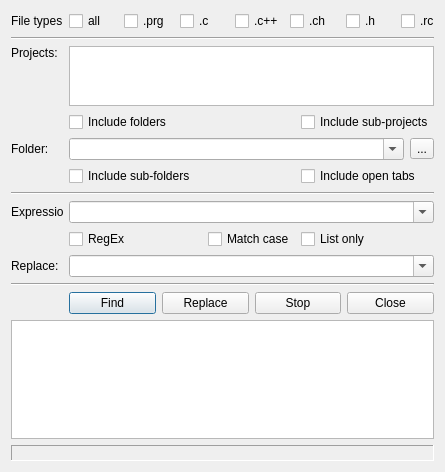
<?xml version="1.0" encoding="UTF-8"?>
<ui version="4.0">
 <class>FindReplInFiles</class>
 <widget class="QDialog" name="FindReplInFiles">
  <property name="geometry">
   <rect>
    <x>0</x>
    <y>0</y>
    <width>422</width>
    <height>472</height>
   </rect>
  </property>
  <property name="sizePolicy">
   <sizepolicy hsizetype="Fixed" vsizetype="Preferred">
    <horstretch>0</horstretch>
    <verstretch>0</verstretch>
   </sizepolicy>
  </property>
  <property name="maximumSize">
   <size>
    <width>16777215</width>
    <height>16777215</height>
   </size>
  </property>
  <property name="windowTitle">
   <string>Find &amp; Replace in Files</string>
  </property>
  <property name="styleSheet">
   <string notr="true">font: 8pt &quot;Arial&quot;;</string>
  </property>
  <layout class="QGridLayout" name="gridLayout">
   <item row="2" column="0">
    <widget class="QLabel" name="labelProjects">
     <property name="maximumSize">
      <size>
       <width>52</width>
       <height>16777215</height>
      </size>
     </property>
     <property name="text">
      <string>Projects:</string>
     </property>
     <property name="alignment">
      <set>Qt::AlignLeading|Qt::AlignLeft|Qt::AlignTop</set>
     </property>
    </widget>
   </item>
   <item row="2" column="1" rowspan="2" colspan="4">
    <widget class="QListWidget" name="listProjects">
     <property name="minimumSize">
      <size>
       <width>0</width>
       <height>60</height>
      </size>
     </property>
     <property name="maximumSize">
      <size>
       <width>16777215</width>
       <height>60</height>
      </size>
     </property>
     <property name="editTriggers">
      <set>QAbstractItemView::NoEditTriggers</set>
     </property>
     <property name="selectionMode">
      <enum>QAbstractItemView::MultiSelection</enum>
     </property>
     <property name="sortingEnabled">
      <bool>false</bool>
     </property>
    </widget>
   </item>
   <item row="12" column="0" colspan="5">
    <widget class="Line" name="line_3">
     <property name="orientation">
      <enum>Qt::Horizontal</enum>
     </property>
    </widget>
   </item>
   <item row="13" column="0">
    <widget class="QLabel" name="labelExpr">
     <property name="maximumSize">
      <size>
       <width>52</width>
       <height>16777215</height>
      </size>
     </property>
     <property name="text">
      <string>Expression</string>
     </property>
    </widget>
   </item>
   <item row="13" column="1" colspan="4">
    <widget class="QComboBox" name="comboExpr">
     <property name="editable">
      <bool>true</bool>
     </property>
    </widget>
   </item>
   <item row="14" column="1" colspan="2">
    <widget class="QCheckBox" name="checkRegEx">
     <property name="text">
      <string>RegEx</string>
     </property>
    </widget>
   </item>
   <item row="14" column="4">
    <widget class="QCheckBox" name="checkListOnly">
     <property name="text">
      <string>List only</string>
     </property>
    </widget>
   </item>
   <item row="15" column="0">
    <widget class="QLabel" name="labelRepl">
     <property name="maximumSize">
      <size>
       <width>52</width>
       <height>16777215</height>
      </size>
     </property>
     <property name="text">
      <string>Replace:</string>
     </property>
    </widget>
   </item>
   <item row="15" column="1" colspan="4">
    <widget class="QComboBox" name="comboRepl">
     <property name="editable">
      <bool>true</bool>
     </property>
    </widget>
   </item>
   <item row="16" column="0" colspan="5">
    <widget class="Line" name="line_4">
     <property name="orientation">
      <enum>Qt::Horizontal</enum>
     </property>
    </widget>
   </item>
   <item row="14" column="3">
    <widget class="QCheckBox" name="checkMatchCase">
     <property name="text">
      <string>Match case</string>
     </property>
    </widget>
   </item>
   <item row="0" column="0" colspan="5">
    <layout class="QHBoxLayout" name="horizontalLayout">
     <item>
      <widget class="QLabel" name="label">
       <property name="minimumSize">
        <size>
         <width>52</width>
         <height>0</height>
        </size>
       </property>
       <property name="maximumSize">
        <size>
         <width>52</width>
         <height>16777215</height>
        </size>
       </property>
       <property name="text">
        <string>File types:</string>
       </property>
      </widget>
     </item>
     <item>
      <widget class="QCheckBox" name="checkAll">
       <property name="text">
        <string>all</string>
       </property>
      </widget>
     </item>
     <item>
      <widget class="QCheckBox" name="checkPrg">
       <property name="text">
        <string>.prg</string>
       </property>
      </widget>
     </item>
     <item>
      <widget class="QCheckBox" name="checkC">
       <property name="text">
        <string>.c</string>
       </property>
      </widget>
     </item>
     <item>
      <widget class="QCheckBox" name="checkCpp">
       <property name="text">
        <string>.c++</string>
       </property>
      </widget>
     </item>
     <item>
      <widget class="QCheckBox" name="checkCh">
       <property name="text">
        <string>.ch</string>
       </property>
      </widget>
     </item>
     <item>
      <widget class="QCheckBox" name="checkH">
       <property name="text">
        <string>.h</string>
       </property>
      </widget>
     </item>
     <item>
      <widget class="QCheckBox" name="checkRc">
       <property name="maximumSize">
        <size>
         <width>33</width>
         <height>16777215</height>
        </size>
       </property>
       <property name="text">
        <string>.rc</string>
       </property>
      </widget>
     </item>
    </layout>
   </item>
   <item row="1" column="0" colspan="5">
    <widget class="Line" name="line_5">
     <property name="orientation">
      <enum>Qt::Horizontal</enum>
     </property>
    </widget>
   </item>
   <item row="10" column="4">
    <widget class="QCheckBox" name="checkOpenTabs">
     <property name="text">
      <string>Include open tabs </string>
     </property>
    </widget>
   </item>
   <item row="6" column="4">
    <widget class="QCheckBox" name="checkSubProjects">
     <property name="text">
      <string>Include sub-projects</string>
     </property>
    </widget>
   </item>
   <item row="10" column="1">
    <widget class="QCheckBox" name="checkSubFolders">
     <property name="text">
      <string>Include sub-folders</string>
     </property>
    </widget>
   </item>
   <item row="17" column="1" colspan="4">
    <layout class="QHBoxLayout" name="horizontalLayout_2">
     <item>
      <widget class="QPushButton" name="buttonFind">
       <property name="text">
        <string>Find</string>
       </property>
      </widget>
     </item>
     <item>
      <widget class="QPushButton" name="buttonRepl">
       <property name="text">
        <string>Replace</string>
       </property>
      </widget>
     </item>
     <item>
      <widget class="QPushButton" name="buttonStop">
       <property name="text">
        <string>Stop</string>
       </property>
      </widget>
     </item>
     <item>
      <widget class="QPushButton" name="buttonClose">
       <property name="text">
        <string>Close</string>
       </property>
      </widget>
     </item>
    </layout>
   </item>
   <item row="19" column="0" colspan="5">
    <widget class="QTextEdit" name="editResults">
     <property name="lineWrapMode">
      <enum>QTextEdit::NoWrap</enum>
     </property>
    </widget>
   </item>
   <item row="8" column="0" colspan="5">
    <layout class="QHBoxLayout" name="horizontalLayout_3">
     <item>
      <widget class="QLabel" name="labelFolder">
       <property name="maximumSize">
        <size>
         <width>52</width>
         <height>16777215</height>
        </size>
       </property>
       <property name="text">
        <string>Folder:</string>
       </property>
      </widget>
     </item>
     <item>
      <widget class="QComboBox" name="comboFolder">
       <property name="editable">
        <bool>true</bool>
       </property>
      </widget>
     </item>
     <item>
      <widget class="QToolButton" name="buttonFolder">
       <property name="text">
        <string>...</string>
       </property>
      </widget>
     </item>
    </layout>
   </item>
   <item row="20" column="0" colspan="5">
    <widget class="QLabel" name="labelStatus">
     <property name="frameShape">
      <enum>QFrame::Panel</enum>
     </property>
     <property name="frameShadow">
      <enum>QFrame::Sunken</enum>
     </property>
     <property name="text">
      <string/>
     </property>
     <property name="wordWrap">
      <bool>false</bool>
     </property>
    </widget>
   </item>
   <item row="6" column="1">
    <widget class="QCheckBox" name="checkFolders">
     <property name="text">
      <string>Include folders</string>
     </property>
    </widget>
   </item>
  </layout>
 </widget>
 <resources/>
 <connections/>
</ui>
